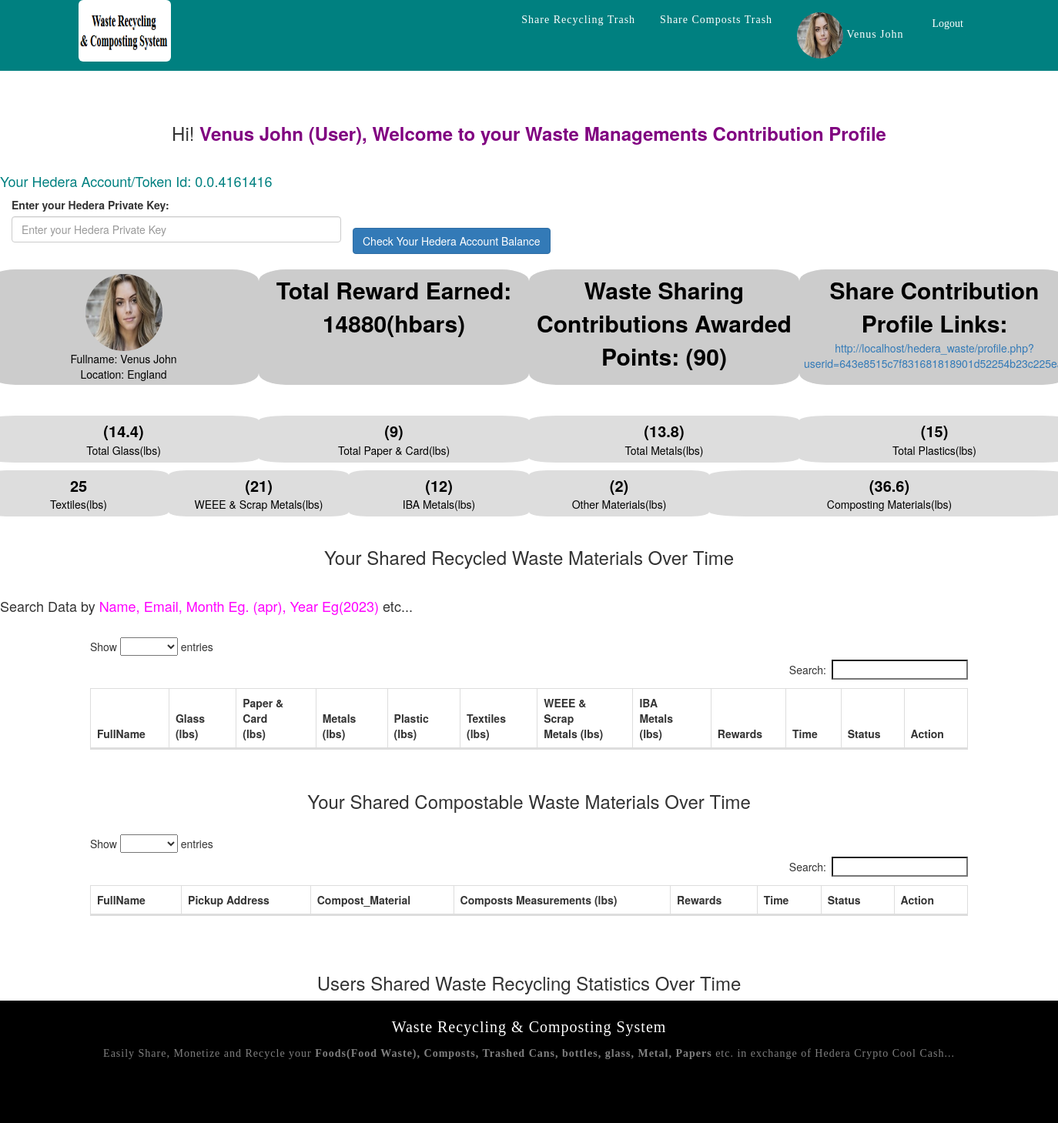
The app's page /dashboard_user.php (signed in) with its own data.
### tables this page shows
CREATE TABLE `users_recycling` (
  `id` int(11) NOT NULL AUTO_INCREMENT,
  `userid` varchar(300) DEFAULT NULL,
  `fullname` varchar(200) DEFAULT NULL,
  `photo` varchar(300) DEFAULT NULL,
  `email` varchar(300) DEFAULT NULL,
  `city` varchar(50) DEFAULT NULL,
  `glass` varchar(130) DEFAULT NULL,
  `paper_card` varchar(130) DEFAULT NULL,
  `metals` varchar(130) DEFAULT NULL,
  `plastic` varchar(130) DEFAULT NULL,
  `textiles` varchar(130) DEFAULT NULL,
  `weee_metals` varchar(130) DEFAULT NULL,
  `iba_metals` varchar(130) DEFAULT NULL,
  `other` varchar(130) DEFAULT NULL,
  `compost_material` varchar(100) DEFAULT NULL,
  `points` varchar(100) DEFAULT NULL,
  `total_rewards` varchar(100) DEFAULT NULL,
  `hedera_account` varchar(300) DEFAULT NULL,
  PRIMARY KEY (`id`)
);

### settings.php (called while the page is built, shortened)
<?php
$site_url=  "http://localhost/hedera_waste";
?>

### header_title.php (called while the page is built, shortened)
<?php
$header_tit=  "Waste Recycling & Composting System";
?>

### dashboard_user.php (the view, shortened to what this page needs)
<?php
include('settings.php');
$userid_sess =  htmlentities(htmlentities($_SESSION['user_id_session'], ENT_QUOTES, "UTF-8"));
$fullname_sess =  htmlentities(htmlentities($_SESSION['user_fullname_session'], ENT_QUOTES, "UTF-8"));
$photo_sess =  htmlentities(htmlentities($_SESSION['user_photo_session'], ENT_QUOTES, "UTF-8"));
$status_sess =  htmlentities(htmlentities($_SESSION['user_status_session'], ENT_QUOTES, "UTF-8"));
$crypto_sess =  htmlentities(htmlentities($_SESSION['user_crypto'], ENT_QUOTES, "UTF-8"));
?>
<!DOCTYPE html>
<html lang="en">
<head>
 <title><?php include('header_title.php'); echo $header_tit; ?> - Welcome <?php echo $fullname_sess; ?> </title>
  <link rel="stylesheet" href="bootstrap.min.css">
  <link rel="stylesheet" href="dataTables.bootstrap.min.css" />
<link rel="stylesheet" href="https://cdnjs.cloudflare.com/ajax/libs/font-awesome/4.7.0/css/font-awesome.min.css">
    </head>
    <body>
</head>
<body>
    <div class="left-column-all left_shifting">
<div class="text-center">
<nav class="navbar navbar-fixed-top">
  <div class="container">
    <div class="navbar-header">
<li class="navbar-brand home_click imagelogo_li_remove" ><img class="img-rounded imagelogo_data" src="logo1.png"></li>
    </div>
    <div class="collapse navbar-collapse" id="navgator">
      <ul class="nav navbar-nav navbar-right">
          <li class="navgate" style='cursor:pointer' title='Share Recycling Trash' data-toggle="modal" data-target="#myModal_Recycling">Share Recycling Trash</li>
        <li class="navgate" style='cursor:pointer' title='Share Composts Trash' data-toggle="modal" data-target="#myModal_Composting">Share Composts Trash</li>
<li class="navgate"><img style="max-height:60px;max-width:60px;" class="img-circle" width="60px" height="60px" src="uploads/<?php echo $photo_sess; ?>" width="80px" height="80px">
<span class="dropdown">
  <a style="color:white;font-size:14px;" class="btn1 btn-default1 ">
<?php echo $fullname_sess; ?></a>
</span>
</li>
 <li class="navgate_no"><a href="logout.php" title='Logout'  style="color:white;font-size:14px;">
<button class="category_post1">Logout</button></a></li>
      </ul>
    </div>
  </div>
</nav>
    </div><br /><br />
<br><br><br><br>
<div class='rowx'>
<br>
<?php
include('data6rst.php');
$resv = $db->prepare('SELECT * FROM users_recycling where userid=:userid');
$resv->execute(array(':userid' =>$userid_sess));
$rowv = $resv->fetch(PDO::FETCH_ASSOC);
$c_material = $rowv['compost_material'];
$award_points = $rowv['points'];
$fname = $rowv['fullname'];
$loc = $rowv['city'];
$total_rewards = $rowv['total_rewards'];
?>
<center><h3>Hi!
<b style='color:purple'> <?php echo $fullname_sess; ?> (<?php echo $status_sess; ?>), Welcome to your Waste Managements Contribution Profile</b></h3></center><br>
        <div class="content">
      <h4 style='color:#008080'> Your Hedera Account/Token Id:     <?php echo $crypto_sess; ?></h4>
 <div class="form-group col-sm-4">
              <label> Enter your Hedera Private Key: </label>
              <input type="text" class="col-sm-4 form-control" id="private_key" name="private_key" placeholder="Enter your Hedera Private Key">
            </div>
<br><br>
          <button type="button" id="balance_btn" class="btn btn-primary">Check Your Hedera Account Balance</button><br><br>
<div class='row'>
<div class='col-sm-3 xcx1'>
<img style="max-height:100px;max-width:100px;" class="img-circle" width="100px" height="100px" src="uploads/<?php echo $photo_sess; ?>" width="80px" height="80px">
<br>
Fullname: <?php echo $fname ?> </b><br>
Location: <?php echo $loc ?> </b><br>
</div>
<div class='col-sm-3 xcx1'>
<b style='font-size:30px'>
Total Reward Earned: <?php echo $total_rewards ?>(hbars) </b><br>
</div>
<div class='col-sm-3 xcx1'>
<b style='font-size:30px'>
Waste Sharing Contributions Awarded Points: (<?php echo $award_points ?>) </b><br>
</div>
<div class='col-sm-3 xcx1'>
<b style='font-size:30px'>Share Contribution Profile Links:</b><br> <a target='_blank' href='profile.php?userid=<?php echo $userid_sess; ?>' title='Share Contribution Profile Links' class='''>
<?php echo $site_url; ?>/profile.php?userid=<?php echo $userid_sess; ?></a>
</div>
</div>
<br><br>
<div class='col-sm-12x'>
<?php
$res = $db->prepare('SELECT * FROM users_recycling where userid=:userid');
$res->execute(array(':userid' =>$userid_sess));
$row = $res->fetch(PDO::FETCH_ASSOC);
$glass = $row['glass'];
$paper_card = $row['paper_card'];
$metals = $row['metals'];
$plastic = $row['plastic'];
$textiles = $row['textiles'];
$weee_metals = $row['weee_metals'];
$iba_metals = $row['iba_metals'];
$other = $row['other'];
?>
<div class='row'>
<div class='col-sm-3 xcx'>
<b style='font-size:20px'>
(<?php echo $glass; ?>) </b><br>
Total Glass(lbs)
</div>
<div class='col-sm-3 xcx'>
<b style='font-size:20px'>
(<?php echo $paper_card ?>) </b><br>
Total Paper & Card(lbs)
</div>
<div class='col-sm-3 xcx'>
<b style='font-size:20px'>
(<?php echo $metals; ?>) </b><br>
Total Metals(lbs)
</div>
<div class='col-sm-3 xcx'>
<b style='font-size:20px'>
(<?php echo $plastic; ?>) </b><br>
Total Plastics(lbs)
</div>
</div><p></p>
<div class='row'>
<div class='col-sm-2 xcx'>
<b style='font-size:20px'>
<?php echo $textiles; ?></b><br>
Textiles(lbs)
</div>
<div class='col-sm-2 xcx'>
<b style='font-size:20px'>
(<?php echo $weee_metals; ?>) </b><br>
WEEE & Scrap Metals(lbs)
</div>
<div class='col-sm-2 xcx'>
<b style='font-size:20px'>
(<?php echo $iba_metals; ?>) </b><br>
IBA Metals(lbs)
</div>
<div class='col-sm-2 xcx'>
<b style='font-size:20px'>
(<?php echo $other; ?>) </b><br>
Other Materials(lbs)
</div>
<div class='col-sm-4 xcx'>
<b style='font-size:20px'>
(<?php echo $c_material; ?>) </b><br>
Composting Materials(lbs)
</div>
</div><br>
<center><h3>Your Shared Recycled Waste Materials Over Time</h3></center><br>
<h4>Search Data by <span style='color:fuchsia'> Name, Email, Month Eg. (apr), Year Eg(2023)</span> etc...</h4><br>
<div class="container">
<div class="row">
<div class="col-sm-12 table-responsive">
<table id="backup_content" class="table table-bordered table-striped">
<thead><tr>
<th>FullName</th>
<th>Glass (lbs)</th>
<th>Paper & Card (lbs)</th>
<th>Metals (lbs)</th>
<th>Plastic (lbs)</th>
<th>Textiles (lbs)</th>
<th>WEEE & Scrap Metals (lbs)</th>
<th>IBA Metals (lbs)</th>
<th>Rewards</th>
<th>Time</th>
<th>Status</th>
<th>Action</th>
</tr></thead>
</table>
</div>
</div>
</div>
<br>
<center><h3>Your Shared Compostable Waste Materials Over Time</h3></center><br>
<div class="container">
<div class="row">
<div class="col-sm-12 table-responsive">
<table id="backup_contentx" class="table table-bordered table-striped">
<thead><tr>
<th>FullName</th>
<th>Pickup Address</th>
<th>Compost_Material</th>
<th>Composts Measurements (lbs)</th>
<th>Rewards</th>
<th>Time</th>
<th>Status</th>
<th>Action</th>
</tr></thead>
</table>
</div>
</div>
</div>
</div>
</div>
<br><br>
<h3><center>Users Shared Waste Recycling Statistics Over Time</center></h3>
    </div>
<footer class=" navbar_footer text-center footer_bgcolor">
<div class="row">
        <div class="col-sm-12">
<p class="footer_text1"><?php echo $header_tit; ?></p>
<p class="footer_text2"><?php include('footer_title.php'); echo $footer_tit1; ?></p>
<br>
        </div>
        </div>
<br/>
</footer>
</body>
</html>

### footer_title.php (shortened to what this page needs)
<?php
$footer_tit1=  "Easily Share, Monetize  and Recycle your <b>Foods(Food Waste), Composts, Trashed Cans,  bottles, glass, Metal, Papers </b> etc. in exchange of Hedera Crypto Cool Cash...";
?>

### dashboard_user.php (style rules this page uses)
.imagelogo_li_remove { list-style-type: none; margin: 0; padding: 0; }
.imagelogo_data { width:120px; height:80px; }
.navbar { letter-spacing: 1px; font-size: 14px; border-radius: 0; margin-bottom: 0; background-color:#008080; z-index: 9999; border: 0; font-family: comic sans ms; //color:white; }
.navgate { padding:16px;color:white; }
.navbar-header { height:60px; }
.navbar_footer { letter-spacing: 1px; font-size: 14px; border-radius: 0; margin-bottom: 0; //background-color:fuchsia; color:white; padding:20px; border: 0; font-family: comic sans ms; }
.footer_bgcolor { background: black; }
.footer_text1 { color:white; font-size:20px; border:none; cursor:pointer; }
.footer_text2 { color:grey; font-size:14px; border:none; cursor:pointer; }
.category_post1 { background-color: #008080; padding: 6px; color:white; font-size:14px; border-radius: 15%; border: none; cursor: pointer; text-align: center; z-index: -999; }
.xcx { background-color: #ddd; padding: 6px; color:black; font-size:14px; border-radius: 10%; border: none; cursor: pointer; text-align: center; }
.xcx1 { background-color: #ccc; padding: 6px; color:black; font-size:14px; border-radius: 10%; border: none; //cursor: pointer; text-align: center; height: 150px; }

### records on screen
users_recycling: fullname "Venus John", city "England", total_rewards "14880", points "90", glass "14.4", paper_card "9", metals "13.8", plastic "15", textiles "25", weee_metals "21", iba_metals "12", other "2", compost_material "36.6"

### other values on screen
$fullname_sess "Venus John"
$status_sess "User"
$crypto_sess "0.0.4161416"
$site_url "http://localhost/hedera_waste"
$header_tit "Waste Recycling & Composting System"
